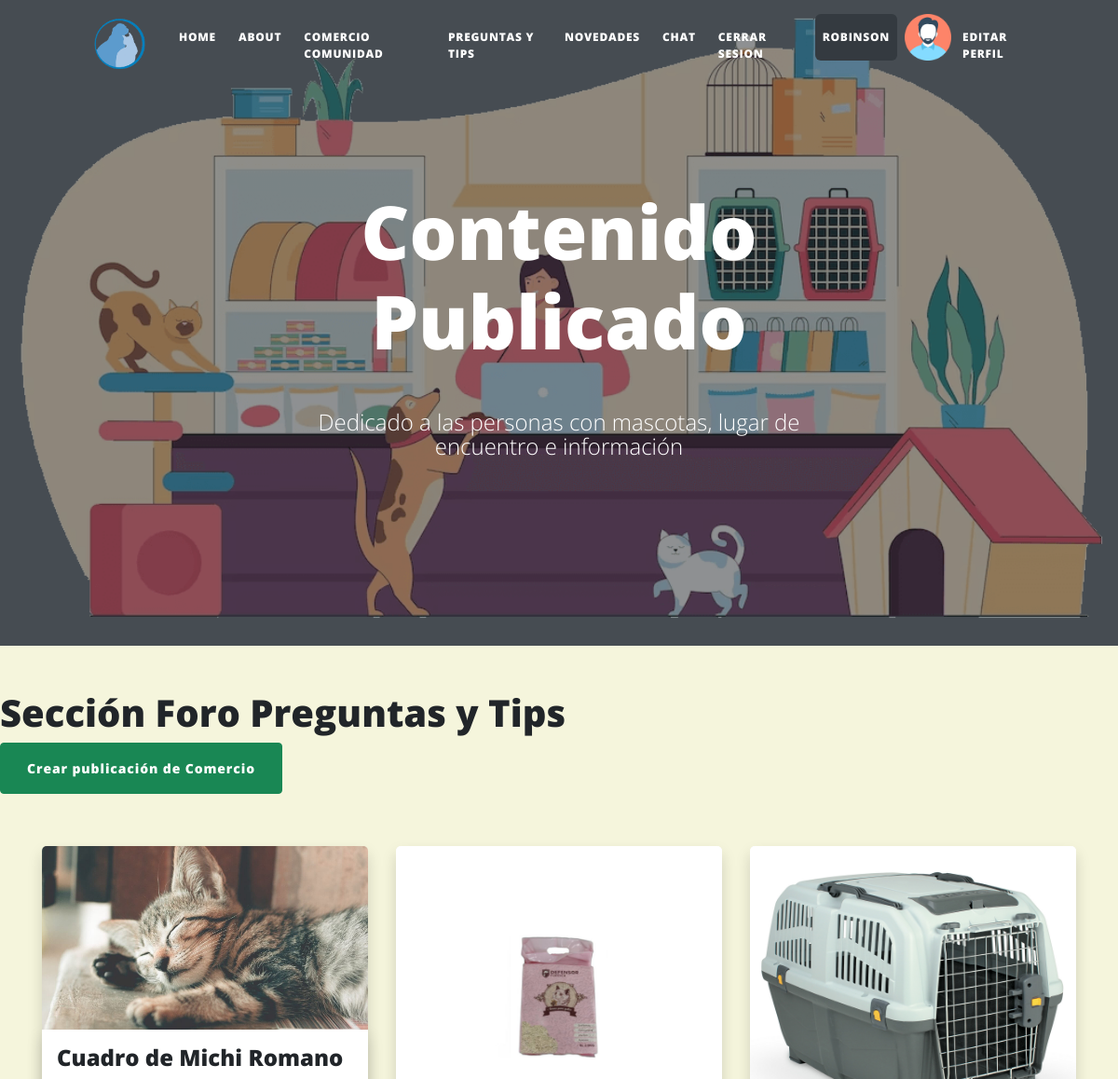
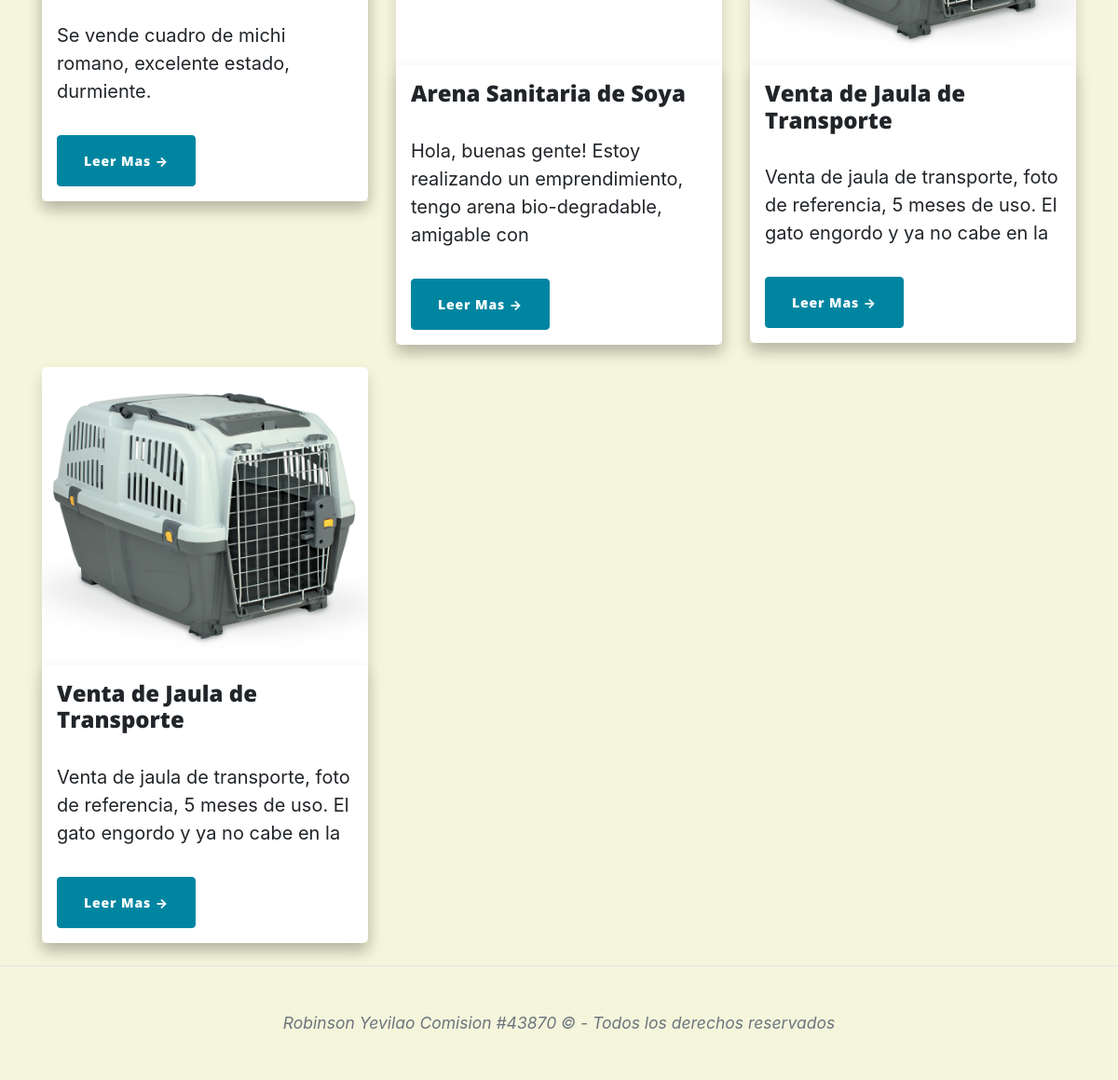
Screenshot of /AppComunidad/contenidohome/ (signed in) with the database file from the repository (2 pictures, top to bottom).
### AppComunidad/models.py (models this page shows, shortened)
class Comunidad(models.Model):
    titulo= models.CharField(max_length=50)
    contenido=models.TextField()
    imagen=models.ImageField()
    fecha_creacion=models.DateField(auto_now=True)
    precio = models.CharField(max_length=10)
    autor=models.ForeignKey(User, on_delete=models.CASCADE)

### AppComunidad/views.py (the view)
# urls.py: path('contenidohome/', contenidoHome, name="contenidohome"),
@login_required
def contenidoHome(request):
    avatar=obtenerAvatar(request)
    publicaciones = Comunidad.objects.all()
    success_messages = messages.get_messages(request)
    return render(request, "AppComunidad/contenidohome.html", {'publicaciones':publicaciones, 'avatar':obtenerAvatar(request)})

### AppLogin/views.py (called while the page is built)
def obtenerAvatar(request):
    avatares = Avatar.objects.filter(user=request.user.id)
    if len(avatares) != 0:
        return avatares[0].imagen.url
    else:
        return f"{settings.MEDIA_URL}avatars/avatarpordefecto.png"

### AppComunidad/Templates/AppComunidad/contenidohome.html (shortened to what this page needs)
{% extends "AppComunidad/padrecomunidad.html" %} {% load static %} {% block titulo %} Contenido Publicado {% endblock %} {% block contenido_comunidad %}
<h1>Sección Foro Preguntas y Tips</h1>
<h3><a href="{% url 'crearblog' %}" class="btn btn-success"> Crear publicación de Comercio</a></h3>
<div class="container mt-5">
    <div class="row">
        {% for publicacion in publicaciones %}
        <div class="col-md-4">
            <div class="card mb-4 shadow border-0">
                <a href="{% url 'contenido' comunidad_id=publicacion.id %}">
                    <img class="card-img-top max-width-100 max-height-100" src="{{ publicacion.imagen.url }}" alt="{{ publicacion.titulo }}" style="max-width: 376px; max-height: 320px;" />
                </a>
                <div class="card-body shadow border-0">
                    <h2 class="card-title h4">{{ publicacion.titulo }}</h2>
                    <p class="card-text">{{ publicacion.contenido|slice:":100" }}</p>
                    <a class="btn btn-primary" href="{% url 'contenido' comunidad_id=publicacion.id %}">Leer Mas →</a>
                </div>
            </div>
        </div>
        {% endfor %}
    </div>
</div>
{% endblock %}

### AppComunidad/Templates/AppComunidad/padrecomunidad.html (shortened to what this page needs)
<!DOCTYPE html>
<html lang="en">
    <head>
        {% load static %}
        <link rel="stylesheet" href="https://maxcdn.bootstrapcdn.com/bootstrap/4.5.2/css/bootstrap.min.css">
        <link rel="stylesheet" href="https://cdnjs.cloudflare.com/ajax/libs/twitter-bootstrap/4.1.3/css/bootstrap.min.css">
        <link rel="stylesheet" href="https://cdnjs.cloudflare.com/ajax/libs/ionicons/2.0.1/css/ionicons.min.css">
        <link href="{% static 'AppComunidad/css/styles.css' %}" rel="stylesheet" />
    </head>
    <body style="display: flex; flex-direction: column; min-height: 100vh;">
        <nav class="navbar navbar-expand-lg navbar-light" id="mainNav">
            <div class="container px-4 px-lg-5">
                <a class="navbar-brand" href="http://127.0.0.1:8000/admin">
                    {% if user.is_authenticated %}
                    <a class="navbar-brand" href="http://127.0.0.1:8000/admin">
                        <img src="{% static 'AppComunidad/assets/img/logohome.png' %}" alt="Ir al Panel de Administración" width="70rem" height="auto">
                    </a>
                    {% endif %}
                <div class="collapse navbar-collapse" id="navbarResponsive">
                    <ul class="navbar-nav ms-auto py-4 py-lg-0">
                        {% if user.is_authenticated %}
                        <li class="nav-item"><a class="nav-link px-lg-2 py-2 py-lg-3 mx-1 btn-outline-info rounded" href="{% url 'inicioComunidad' %}"> Home </a></li>
                        <li class="nav-item"><a class="nav-link px-lg-2 py-2 py-lg-3 mx-1 btn-outline-info rounded" href="{% url 'aboutme' %}"> About </a></li>
                        <li class="nav-item"><a class="nav-link px-lg-2 py-2 py-lg-3 mx-1 btn-outline-info rounded" href="{% url 'contenidohome' %}"> Comercio Comunidad </a></li>
                        <li class="nav-item"><a class="nav-link px-lg-2 py-2 py-lg-3 mx-1 btn-outline-info rounded" href="{% url 'forohome' %}"> Preguntas y Tips </a></li>
                        <li class="nav-item"><a class="nav-link px-lg-2 py-2 py-lg-3 mx-1 btn-outline-info rounded" href="{% url 'novedades' %}"> Novedades </a></li>
                        <li class="nav-item"><a class="nav-link px-lg-2 py-2 py-lg-3 mx-1 btn-outline-info rounded" href="{% url 'chat' %}"> chat </a></li>
                        <li class="nav-item"><a class="nav-link px-lg-2 py-2 py-lg-3 mx-1 btn-outline-danger rounded" href="{% url 'logout' %}"> Cerrar Sesion </a></li>
                        <li class="nav-item"><a class="nav-link px-lg-2 py-2 py-lg-3 mx-2 btn-dark rounded" > {{ user.username }} </a></li>
                        <img src="{{ avatar }}" alt="Avatar" style="width:50px;height:50px;">
                        <li class="nav-item"><a class="nav-link px-lg-2 py-2 py-lg-3 mx-1 btn-outline-warning rounded" href="{% url 'editarusuario' %}"> Editar Perfil </a></li>
                        {% else %}
                        <li class="nav-item"><a class="nav-link px-lg-2 py-2 py-lg-3 mx-1 btn-outline-dark rounded" href="{% url 'loginusuario' %}"> Login </a></li>
                        {% endif %}
                    </ul>
                </div>
            </div>
        </nav>
        {% if en_novedades %}
        <header class="masthead" style="background-image: url( '{% static 'AppComunidad/assets/img/notfound.jpg' %}' ) ">
        {% else %}
        <header class="masthead" style="background-image: url( '{% static 'AppComunidad/assets/img/bannerprincipal.png' %}' ) ">
        {% endif %}
            <div class="container position-relative px-4 px-lg-5">
                <div class="row gx-4 gx-lg-5 justify-content-center">
                    <div class="col-md-10 col-lg-8 col-xl-7">
                        <div class="site-heading">
                            <h1 class="mb-5"> {% block titulo %}   {% endblock %} </h1>
                            {% if user.is_authenticated %}
                            <span class="subheading">Dedicado a las personas con mascotas, lugar de encuentro e información</span>
                            {% else %}
                            <span class="subheading"> <h3> Uso y Acceso al Blog solo para usuarios registrados</h3> </span>
                            {% endif %}
                        </div>
                    </div>
                </div>
            </div>
        </header>
            {% block contenido_comunidad %}{% endblock %}
        <footer class="border-top">
            <div class="container">
                <div class="row gx-4 gx-lg-5 justify-content-center">
                    <div class="col-md-10 col-lg-8 col-xl-7">
                        <div class="small text-center text-muted fst-italic">Robinson Yevilao Comision #43870 &copy; -  Todos los derechos reservados</div>
                    </div>
                </div>
            </div>
        </footer>
    </body>
</html>

### AppComunidad/Templates/AppComunidad/padrecomunidad.html (style rules this page uses)
body { background-color: #F5F5DC; }
.rounded { border-radius: 2rem; }

### rows the page displays
Comunidad: imagen (picture), titulo "Cuadro de Michi Romano", contenido "Se vende cuadro de michi romano, excelente estado, durmiente."
Comunidad: imagen (picture), titulo "Arena Sanitaria de Soya", contenido "Hola, buenas gente! Estoy realizando un emprendimiento, tengo arena bio-degradable, amigable con"
Comunidad: imagen (picture), titulo "Venta de Jaula de Transporte", contenido "Venta de jaula de transporte, foto de referencia, 5 meses de uso. El gato engordo y ya no cabe en la"
Comunidad: imagen (picture), titulo "Venta de Jaula de Transporte", contenido "Venta de jaula de transporte, foto de referencia, 5 meses de uso. El gato engordo y ya no cabe en la"

### other values shown
{{ user.username }} "ROBINSON"
